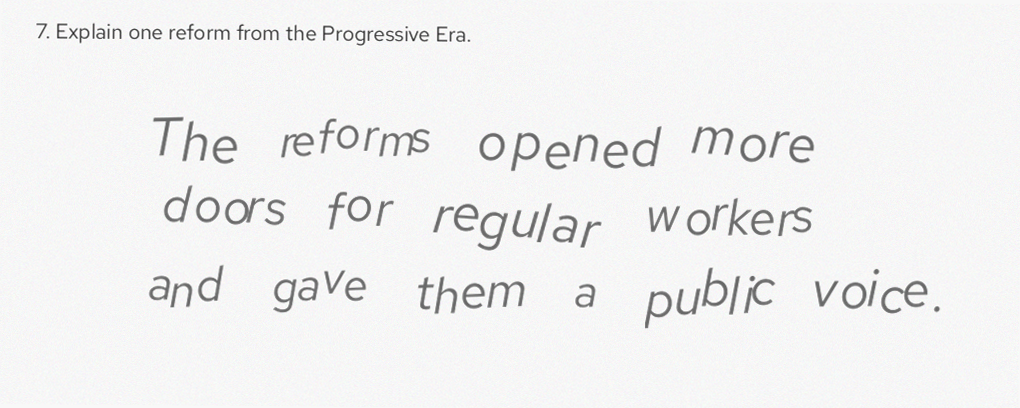
#> input picture cli/tests/fixtures/scans_pii/negative/handwritten-no-pii.png, 1020 x 408 px
$ python -i images.py   (imports and definitions only)
#> lines starting #> are read from the running program, lines starting #| are printed output that depends on the picture
# SPDX-License-Identifier: AGPL-3.0-only
"""Deterministic local image helpers for phase-one scan commands."""

from __future__ import annotations

import math
from dataclasses import dataclass
from pathlib import Path

from PIL import Image

from scriptscore.contracts.scans import Region, Transform

NORMALIZED_PAGE_WIDTH_PX = 900
VISIBLE_CONTENT_THRESHOLD = 250
VISIBLE_CONTENT_CLIP_TOLERANCE_PX = 16
_FLOAT_IDENTITY_ABS_TOL = 1e-12


# [32 lines that did not run here, left out]


def _normalize_mode(image: Image.Image) -> Image.Image:
    if image.mode in {"RGB", "L"}:
        return image
    return image.convert("RGB")


# [4 lines left out: function _fill_color, not called in this run]


def _visible_content_bbox(image: Image.Image) -> tuple[int, int, int, int] | None:
    grayscale = _normalize_mode(image).convert("L")
    mask = grayscale.point(lambda value: 255 if value < VISIBLE_CONTENT_THRESHOLD else 0)
    return mask.getbbox()


# [124 lines left out: functions load_page_image, normalize_page_width, _transformed_image, apply_manual_transform, apply_canonical_transform, transformed_visible_content_clip_report and 2 more, not called in this run]

>>> from PIL import Image
>>> picture = Image.open('../../../tests/fixtures/scans_pii/negative/handwritten-no-pii.png')
#> picture is the input picture: PIL image 1020x408 RGB; mean R, G, B 241.3, 241.3, 241.3
>>> result = _visible_content_bbox(picture)
#> in _visible_content_bbox, `mask = grayscale.point(lambda value: 255 if value < VISIBLE_CONTENT_TH..`:
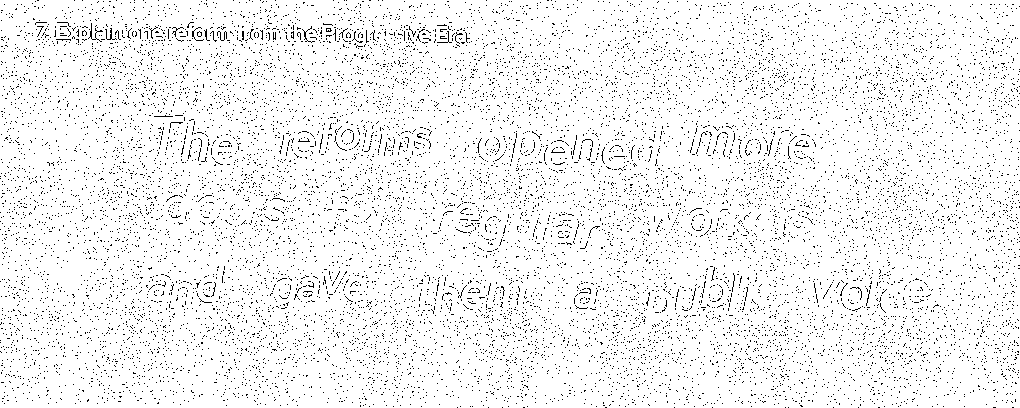
#> mask: PIL image 1020x408 L; 95% white; black in thin lines or dots
#> result = (0, 0, 1020, 408)
